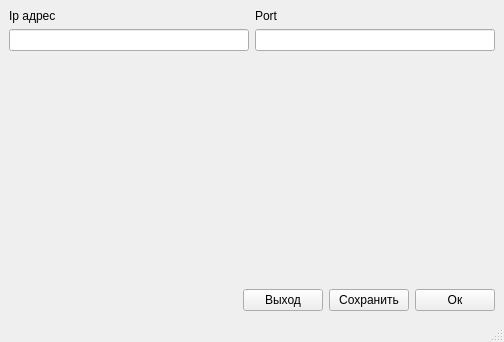
<?xml version="1.0" encoding="UTF-8"?>
<ui version="4.0">
 <class>Setting</class>
 <widget class="QMainWindow" name="Setting">
  <property name="geometry">
   <rect>
    <x>0</x>
    <y>0</y>
    <width>504</width>
    <height>342</height>
   </rect>
  </property>
  <property name="windowTitle">
   <string>MainWindow</string>
  </property>
  <widget class="QWidget" name="centralwidget">
   <layout class="QGridLayout" name="gridLayout">
    <item row="1" column="0">
     <spacer name="verticalSpacer">
      <property name="orientation">
       <enum>Qt::Vertical</enum>
      </property>
      <property name="sizeHint" stdset="0">
       <size>
        <width>20</width>
        <height>40</height>
       </size>
      </property>
     </spacer>
    </item>
    <item row="0" column="0" colspan="2">
     <layout class="QHBoxLayout" name="horizontalLayout">
      <item>
       <layout class="QVBoxLayout" name="verticalLayout">
        <item>
         <widget class="QLabel" name="label">
          <property name="text">
           <string>Ip адрес</string>
          </property>
         </widget>
        </item>
        <item>
         <widget class="QLineEdit" name="Ip"/>
        </item>
       </layout>
      </item>
      <item>
       <layout class="QVBoxLayout" name="verticalLayout_2">
        <item>
         <widget class="QLabel" name="label_2">
          <property name="text">
           <string>Port</string>
          </property>
         </widget>
        </item>
        <item>
         <widget class="QLineEdit" name="Port"/>
        </item>
       </layout>
      </item>
     </layout>
    </item>
    <item row="3" column="1">
     <layout class="QHBoxLayout" name="horizontalLayout_2">
      <item>
       <widget class="QPushButton" name="BtExit">
        <property name="text">
         <string>Выход</string>
        </property>
       </widget>
      </item>
      <item>
       <widget class="QPushButton" name="BtSave">
        <property name="text">
         <string>Сохранить</string>
        </property>
       </widget>
      </item>
      <item>
       <widget class="QPushButton" name="BtOk">
        <property name="text">
         <string>Ок</string>
        </property>
       </widget>
      </item>
     </layout>
    </item>
   </layout>
   <zorder>label</zorder>
   <zorder>label_2</zorder>
   <zorder>Ip</zorder>
   <zorder>Port</zorder>
   <zorder>label</zorder>
   <zorder>label_2</zorder>
   <zorder>verticalSpacer</zorder>
   <zorder>BtExit</zorder>
   <zorder>BtOk</zorder>
   <zorder>BtExit</zorder>
  </widget>
  <widget class="QMenuBar" name="menubar">
   <property name="geometry">
    <rect>
     <x>0</x>
     <y>0</y>
     <width>504</width>
     <height>20</height>
    </rect>
   </property>
  </widget>
  <widget class="QStatusBar" name="statusbar"/>
 </widget>
 <resources/>
 <connections/>
</ui>
